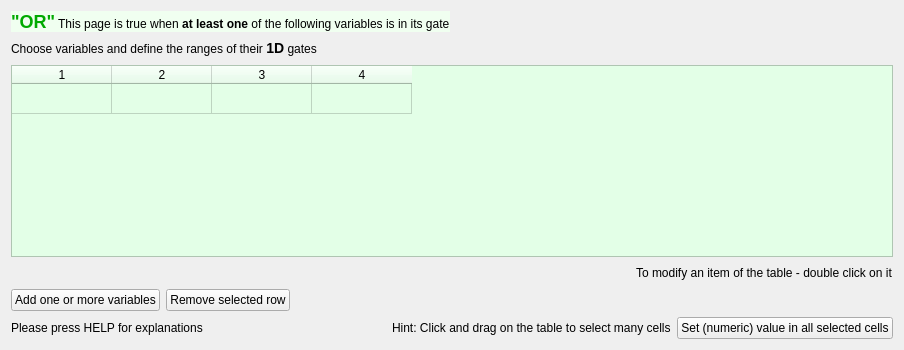
  <widget class="QWizardPage" name="wizardPage_OR_gates">
   <layout class="QVBoxLayout" name="verticalLayout_8">
    <item>
     <layout class="QHBoxLayout" name="horizontalLayout_4">
      <item>
       <layout class="QVBoxLayout" name="verticalLayout_9">
        <item>
         <widget class="QLabel" name="textLabel1_6">
          <property name="styleSheet">
           <string notr="true">background-color: rgb(240, 255, 240);</string>
          </property>
          <property name="text">
           <string>&lt;b&gt;&lt;font color=&quot;#00aa00&quot; size=&quot;+2&quot;&gt;&quot;OR&quot;&lt;/font&gt;&lt;/b&gt; This page is true when &lt;b&gt;at least one&lt;/b&gt; of the following variables is in its gate</string>
          </property>
          <property name="wordWrap">
           <bool>false</bool>
          </property>
         </widget>
        </item>
        <item>
         <widget class="QLabel" name="textLabel2_7">
          <property name="text">
           <string>Choose variables and define the ranges of their &lt;b&gt;&lt;font size=&quot;+1&quot;&gt;1D&lt;/font&gt;&lt;/b&gt; gates</string>
          </property>
          <property name="alignment">
           <set>Qt::AlignVCenter</set>
          </property>
          <property name="wordWrap">
           <bool>false</bool>
          </property>
         </widget>
        </item>
       </layout>
      </item>
      <item>
       <spacer name="horizontalSpacer_4">
        <property name="orientation">
         <enum>Qt::Horizontal</enum>
        </property>
        <property name="sizeHint" stdset="0">
         <size>
          <width>40</width>
          <height>20</height>
         </size>
        </property>
       </spacer>
      </item>
      <item>
       <widget class="QLabel" name="pixmapLabel1_2">
        <property name="sizePolicy">
         <sizepolicy hsizetype="Maximum" vsizetype="Maximum">
          <horstretch>0</horstretch>
          <verstretch>0</verstretch>
         </sizepolicy>
        </property>
        <property name="minimumSize">
         <size>
          <width>48</width>
          <height>48</height>
         </size>
        </property>
        <property name="pixmap">
         <pixmap resource="greware_icons.qrc">:/images/images/oneD_gate.png</pixmap>
        </property>
        <property name="scaledContents">
         <bool>true</bool>
        </property>
        <property name="wordWrap">
         <bool>false</bool>
        </property>
       </widget>
      </item>
     </layout>
    </item>
    <item>
     <widget class="QTableWidget" name="table_1D_OR_gates">
      <property name="font">
       <font>
        <pointsize>9</pointsize>
       </font>
      </property>
      <property name="styleSheet">
       <string notr="true">background-color: rgb(227, 255, 231);</string>
      </property>
      <property name="rowCount">
       <number>1</number>
      </property>
      <property name="columnCount">
       <number>4</number>
      </property>
      <attribute name="horizontalHeaderCascadingSectionResizes">
       <bool>false</bool>
      </attribute>
      <attribute name="verticalHeaderVisible">
       <bool>false</bool>
      </attribute>
      <attribute name="verticalHeaderCascadingSectionResizes">
       <bool>false</bool>
      </attribute>
      <attribute name="verticalHeaderStretchLastSection">
       <bool>false</bool>
      </attribute>
      <row/>
      <column/>
      <column/>
      <column/>
      <column/>
      <item row="0" column="0">
       <property name="text">
        <string/>
       </property>
       <property name="background">
        <brush brushstyle="NoBrush">
         <color alpha="255">
          <red>192</red>
          <green>255</green>
          <blue>192</blue>
         </color>
        </brush>
       </property>
       <property name="foreground">
        <brush brushstyle="NoBrush">
         <color alpha="255">
          <red>255</red>
          <green>192</green>
          <blue>192</blue>
         </color>
        </brush>
       </property>
      </item>
     </widget>
    </item>
    <item>
     <layout class="QHBoxLayout" name="horizontalLayout_19">
      <item>
       <spacer name="horizontalSpacer_10">
        <property name="orientation">
         <enum>Qt::Horizontal</enum>
        </property>
        <property name="sizeHint" stdset="0">
         <size>
          <width>40</width>
          <height>20</height>
         </size>
        </property>
       </spacer>
      </item>
      <item>
       <widget class="QLabel" name="label_9">
        <property name="text">
         <string>To modify an item of the table - double click on it</string>
        </property>
       </widget>
      </item>
     </layout>
    </item>
    <item>
     <layout class="QHBoxLayout" name="_8">
      <item>
       <widget class="QPushButton" name="pushButton_add_1D_OR">
        <property name="text">
         <string>Add one or more variables</string>
        </property>
        <property name="icon">
         <iconset resource="greware_icons.qrc">
          <normaloff>:/images/images/add_document.png</normaloff>:/images/images/add_document.png</iconset>
        </property>
        <property name="iconSize">
         <size>
          <width>23</width>
          <height>23</height>
         </size>
        </property>
       </widget>
      </item>
      <item>
       <widget class="QPushButton" name="pushButton_remove_1D_OR">
        <property name="text">
         <string>Remove selected row</string>
        </property>
        <property name="icon">
         <iconset resource="greware_icons.qrc">
          <normaloff>:/images/images/remove_document.png</normaloff>:/images/images/remove_document.png</iconset>
        </property>
        <property name="iconSize">
         <size>
          <width>23</width>
          <height>23</height>
         </size>
        </property>
       </widget>
      </item>
      <item>
       <spacer name="spacer51_3">
        <property name="orientation">
         <enum>Qt::Horizontal</enum>
        </property>
        <property name="sizeType">
         <enum>QSizePolicy::Expanding</enum>
        </property>
        <property name="sizeHint" stdset="0">
         <size>
          <width>230</width>
          <height>20</height>
         </size>
        </property>
       </spacer>
      </item>
     </layout>
    </item>
    <item>
     <layout class="QHBoxLayout" name="_9">
      <item>
       <widget class="QLabel" name="textLabel2_5_3">
        <property name="text">
         <string>Please press HELP for explanations</string>
        </property>
        <property name="alignment">
         <set>Qt::AlignVCenter</set>
        </property>
        <property name="wordWrap">
         <bool>false</bool>
        </property>
       </widget>
      </item>
      <item>
       <spacer name="spacer14">
        <property name="orientation">
         <enum>Qt::Horizontal</enum>
        </property>
        <property name="sizeType">
         <enum>QSizePolicy::Expanding</enum>
        </property>
        <property name="sizeHint" stdset="0">
         <size>
          <width>183</width>
          <height>21</height>
         </size>
        </property>
       </spacer>
      </item>
      <item>
       <widget class="QLabel" name="textLabel1_3_2">
        <property name="sizePolicy">
         <sizepolicy hsizetype="Preferred" vsizetype="Maximum">
          <horstretch>0</horstretch>
          <verstretch>0</verstretch>
         </sizepolicy>
        </property>
        <property name="maximumSize">
         <size>
          <width>32767</width>
          <height>26</height>
         </size>
        </property>
        <property name="text">
         <string>Hint: Click and drag on the table to select many cells</string>
        </property>
        <property name="alignment">
         <set>Qt::AlignVCenter</set>
        </property>
        <property name="wordWrap">
         <bool>false</bool>
        </property>
       </widget>
      </item>
      <item>
       <widget class="QPushButton" name="pushButton_1D_OR_set_many_cells">
        <property name="text">
         <string>Set (numeric) value in all selected cells</string>
        </property>
       </widget>
      </item>
     </layout>
    </item>
   </layout>
  </widget>
